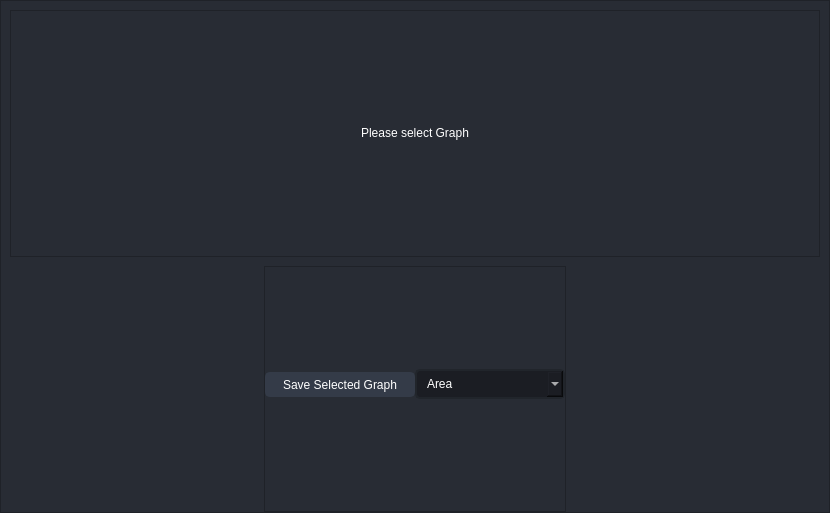
<?xml version="1.0" encoding="UTF-8"?>
<ui version="4.0">
 <class>Graphs</class>
 <widget class="QWidget" name="Graphs">
  <property name="geometry">
   <rect>
    <x>0</x>
    <y>0</y>
    <width>830</width>
    <height>513</height>
   </rect>
  </property>
  <property name="minimumSize">
   <size>
    <width>800</width>
    <height>500</height>
   </size>
  </property>
  <property name="windowTitle">
   <string>Graphs</string>
  </property>
  <property name="windowIcon">
   <iconset resource="icons.qrc">
    <normaloff>:/assets/icons/graph-icon.png</normaloff>:/assets/icons/graph-icon.png</iconset>
  </property>
  <property name="styleSheet">
   <string notr="true">background-color: #282c34</string>
  </property>
  <layout class="QVBoxLayout" name="verticalLayout_2">
   <property name="spacing">
    <number>0</number>
   </property>
   <property name="leftMargin">
    <number>0</number>
   </property>
   <property name="topMargin">
    <number>0</number>
   </property>
   <property name="rightMargin">
    <number>0</number>
   </property>
   <property name="bottomMargin">
    <number>0</number>
   </property>
   <item>
    <widget class="QFrame" name="frame_graph_info">
     <property name="frameShape">
      <enum>QFrame::StyledPanel</enum>
     </property>
     <property name="frameShadow">
      <enum>QFrame::Raised</enum>
     </property>
     <layout class="QVBoxLayout" name="verticalLayout">
      <property name="spacing">
       <number>9</number>
      </property>
      <property name="leftMargin">
       <number>9</number>
      </property>
      <property name="topMargin">
       <number>9</number>
      </property>
      <property name="rightMargin">
       <number>9</number>
      </property>
      <property name="bottomMargin">
       <number>0</number>
      </property>
      <item>
       <widget class="QFrame" name="label_graph_2">
        <property name="styleSheet">
         <string notr="true">#pagesContainer QPushButton {
	border: 2px solid rgb(52, 59, 72);
	border-radius: 5px;	
	background-color: rgb(52, 59, 72);
}
#pagesContainer QPushButton:hover {
	background-color: rgb(57, 65, 80);
	border: 2px solid rgb(61, 70, 86);
}
#pagesContainer QPushButton:pressed {	
	background-color: rgb(35, 40, 49);
	border: 2px solid rgb(43, 50, 61);
}</string>
        </property>
        <property name="frameShape">
         <enum>QFrame::StyledPanel</enum>
        </property>
        <property name="frameShadow">
         <enum>QFrame::Raised</enum>
        </property>
        <layout class="QGridLayout" name="gridLayout_2">
         <property name="leftMargin">
          <number>0</number>
         </property>
         <property name="topMargin">
          <number>0</number>
         </property>
         <property name="rightMargin">
          <number>0</number>
         </property>
         <property name="bottomMargin">
          <number>0</number>
         </property>
         <property name="spacing">
          <number>0</number>
         </property>
         <item row="0" column="0" alignment="Qt::AlignHCenter">
          <widget class="QLabel" name="label_graph">
           <property name="text">
            <string>&lt;html&gt;&lt;head/&gt;&lt;body&gt;&lt;p&gt;&lt;span style=&quot; color:#ffffff;&quot;&gt;Please select Graph&lt;/span&gt;&lt;/p&gt;&lt;/body&gt;&lt;/html&gt;</string>
           </property>
           <property name="scaledContents">
            <bool>true</bool>
           </property>
           <property name="alignment">
            <set>Qt::AlignCenter</set>
           </property>
          </widget>
         </item>
        </layout>
       </widget>
      </item>
      <item alignment="Qt::AlignHCenter">
       <widget class="QFrame" name="frame_widgets">
        <property name="maximumSize">
         <size>
          <width>800</width>
          <height>500</height>
         </size>
        </property>
        <property name="frameShape">
         <enum>QFrame::StyledPanel</enum>
        </property>
        <property name="frameShadow">
         <enum>QFrame::Raised</enum>
        </property>
        <layout class="QHBoxLayout" name="horizontalLayout_2">
         <property name="spacing">
          <number>0</number>
         </property>
         <property name="leftMargin">
          <number>0</number>
         </property>
         <property name="topMargin">
          <number>0</number>
         </property>
         <property name="rightMargin">
          <number>0</number>
         </property>
         <property name="bottomMargin">
          <number>9</number>
         </property>
         <item>
          <widget class="QPushButton" name="btn_save_graph">
           <property name="minimumSize">
            <size>
             <width>150</width>
             <height>25</height>
            </size>
           </property>
           <property name="styleSheet">
            <string notr="true"> QPushButton {
	border: 2px solid rgb(52, 59, 72);
	border-radius: 5px;	
	background-color: rgb(52, 59, 72);
	color: #fff
}
 QPushButton:hover {
	background-color: rgb(57, 65, 80);
	border: 2px solid rgb(61, 70, 86);
}
 QPushButton:pressed {	
	background-color: rgb(35, 40, 49);
	border: 2px solid rgb(43, 50, 61);
}</string>
           </property>
           <property name="text">
            <string>Save Selected Graph</string>
           </property>
          </widget>
         </item>
         <item>
          <widget class="QComboBox" name="combobox_graphs">
           <property name="minimumSize">
            <size>
             <width>150</width>
             <height>25</height>
            </size>
           </property>
           <property name="styleSheet">
            <string notr="true">QComboBox{
	background-color: rgb(27, 29, 35);
	border-radius: 5px;
	border: 2px solid rgb(33, 37, 43);
	padding: 5px;
	padding-left: 10px;
	color: #fff
}
QComboBox:hover{
	border: 2px solid rgb(64, 71, 88);
}
QComboBox::drop-down {
	subcontrol-origin: padding;
	subcontrol-position: top right;
	width: 25px; 
	border-left-width: 3px;
	border-left-color: rgba(39, 44, 54, 150);
	border-left-style: solid;
	border-top-right-radius: 3px;
	border-bottom-right-radius: 3px;	
	background-image: url(./assets/icons/cil-arrow-bottom.png);
	background-position: center;
	background-repeat: no-reperat;
 }
QComboBox QAbstractItemView {
	color: rgb(255, 121, 198);	
	background-color: rgb(33, 37, 43);
	padding: 10px;
	selection-background-color: rgb(39, 44, 54);
}</string>
           </property>
           <item>
            <property name="text">
             <string>Area</string>
            </property>
           </item>
           <item>
            <property name="text">
             <string>Ratio</string>
            </property>
           </item>
           <item>
            <property name="text">
             <string>Local Avg Depth</string>
            </property>
           </item>
           <item>
            <property name="text">
             <string>Global Avg Depth</string>
            </property>
           </item>
          </widget>
         </item>
        </layout>
       </widget>
      </item>
     </layout>
    </widget>
   </item>
  </layout>
 </widget>
 <resources>
  <include location="icons.qrc"/>
 </resources>
 <connections/>
</ui>
